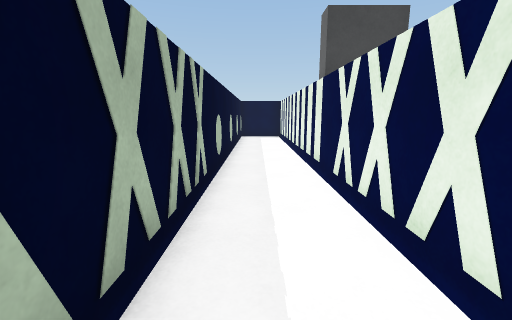
View 1 (above)

13 first-person views from a walk through a 3-D level made in the Unity game engine. The camera is 1.3 m above the floor, tilts 10° down and sees 90° across. The floor is counted in squares, 1 m on a side. Each view is taken from the middle of a square. On the plan, view 1 faces up. The plan holds only what a view shows up to about 13 squares ahead; the rest is blank.

View 2
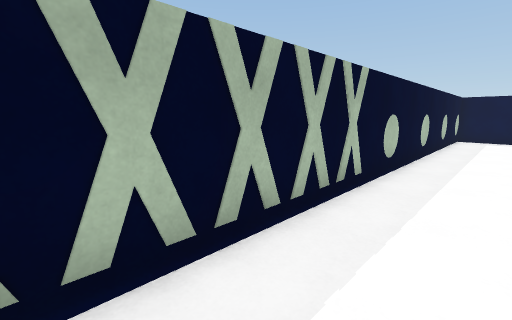

View 3
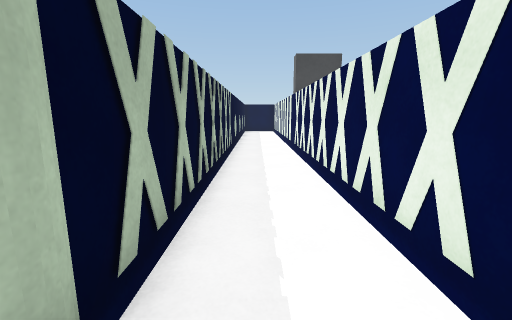

View 4
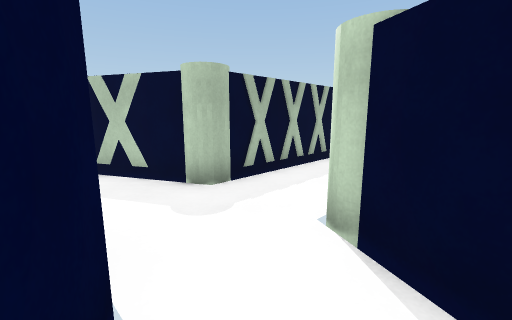

View 5
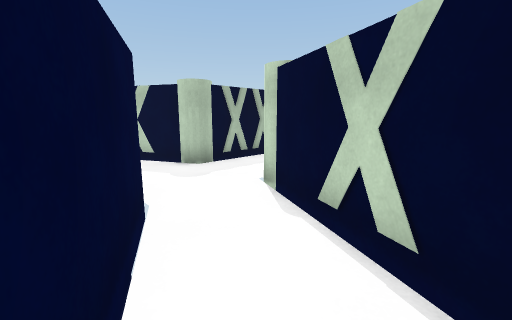

View 6
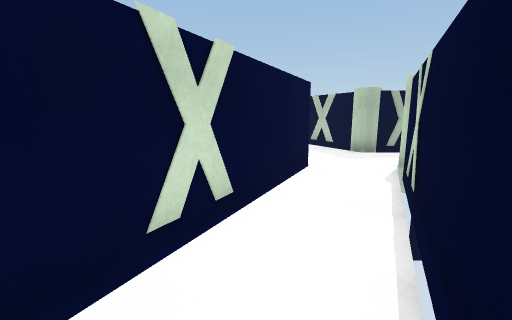

View 7
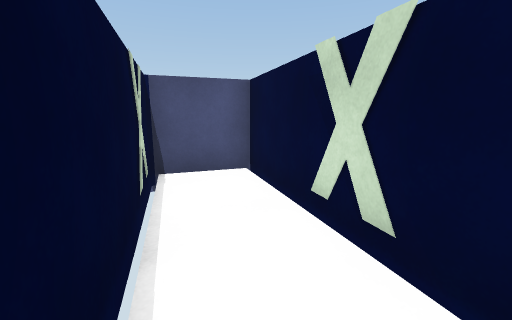

View 8
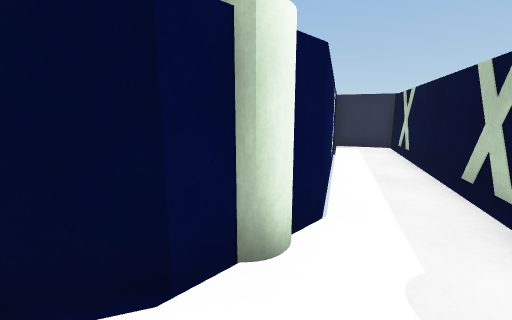

View 9
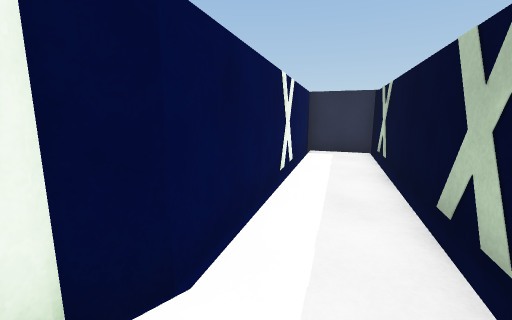

View 10
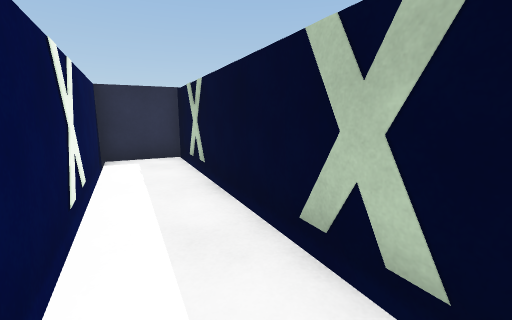

View 11
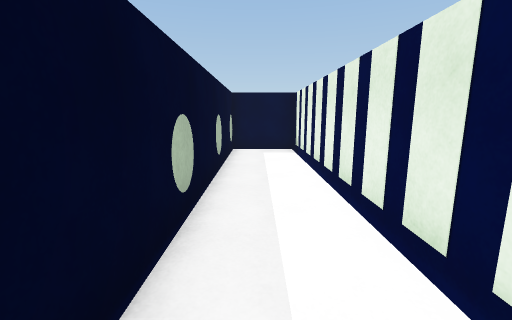

View 12
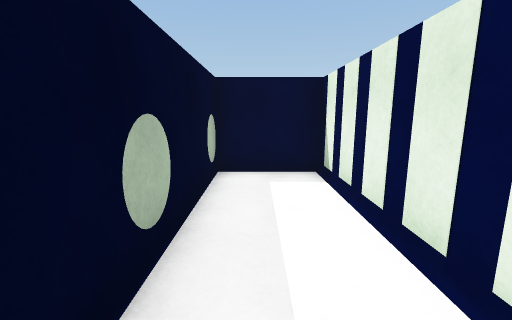

View 13
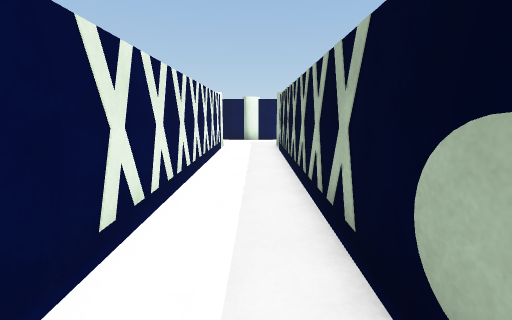

### Floor plan
Points are (right, up) in squares from view 1. A wall is a line through its corners. A room is listed if a view was taken in it or the views show most of it. See-through windows are left out.
Room 1 (views 1, 2, 3, 8, 9, 10, 11, 12, 13)
walls: (1.5, -3.9) (1.5, 15.8) (-0.9, 15.8) (-0.9, -3.9); (-1.5, -4.4) (-2.8, -5.1); (2.9, -5) (1.6, -4.3); (0.6, -6.6) (1.3, -6.6) (2.2, -7); (-2.1, -7.3) (-0.8, -6.6) (0, -6.6)
ways out: opening at (3, -6) to room 2; opening at (-3, -6) to room 5
Room 2 (views 4, 7)
walls: (2.2, -7) (4.1, -8.1); (4.9, -5.9) (2.9, -5)
ways out: opening at (3, -6) to room 1; opening at (5, -7) to room 3
Room 3 (view 5)
walls: (4.1, -8.1) (6.1, -9.1); (6.9, -6.9) (4.9, -5.9)
ways out: opening at (5, -7) to room 2; opening at (7, -8) to room 4
Room 4 (view 6)
walls: (6.1, -9.1) (8.5, -10.3) (9.5, -8.2) (6.9, -6.9)
ways out: opening at (7, -8) to room 3
Room 5 (no view inside)
walls: (-2.8, -5.1) (-9, -8.3) (-8, -10.3) (-2.1, -7.3)
ways out: opening at (-3, -6) to room 1

Where each view was taken, in squares from view 1:
view 1: 0 up, 0 right, facing up
view 2: 0 up, 1 right, facing up-left
view 3: 5 down, 0 right, facing up
view 4: 7 down, 3 right, facing up-left
view 5: 8 down, 5 right, facing up-left
view 6: 8 down, 8 right, facing left
view 7: 6 down, 4 right, facing down-right
view 8: 5 down, 2 right, facing down-left
view 9: 5 down, 0 right, facing down-left
view 10: 6 down, 1 left, facing left
view 11: 6 up, 0 right, facing up
view 12: 10 up, 0 right, facing up
view 13: 7 up, 0 right, facing down
